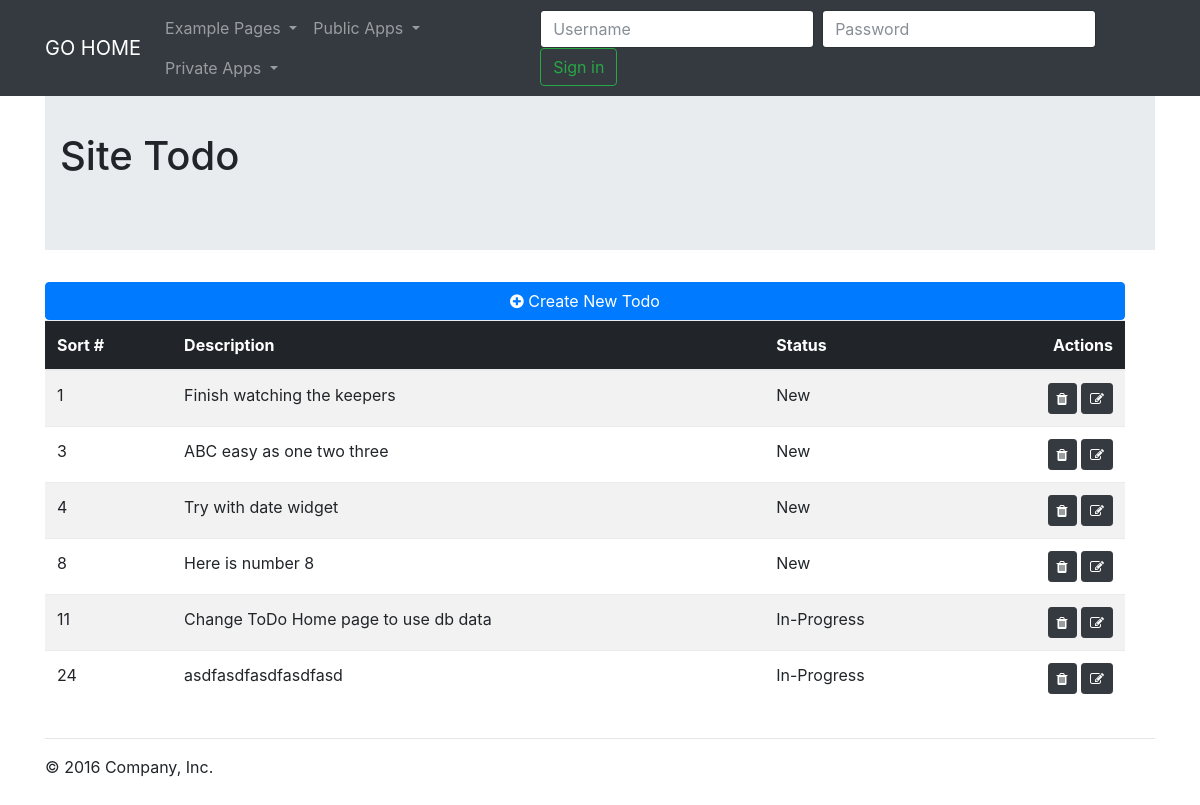
/todo/, run on the app's committed database.
### todo/models.py (models this page shows, shortened)
class ToDoItem(models.Model):
    sort_order = models.BigIntegerField(unique=True)
    status = models.ForeignKey(ToDoStatus)
    text = models.CharField(max_length=500)
    create_date = models.DateField('date created', null=True, default=timezone.now)
    due_date = models.DateField('date due', null=True, blank=True)
    user = models.ForeignKey('auth.User')

class ToDoStatus(models.Model):
    text = models.CharField(max_length=200)
    def __str__(self):
        return self.text

### todo/views.py (the view)
def home(request):
    todo_list = ToDoItem.objects.order_by('sort_order')
    context = {
        'todos': todo_list
    }
    return render(request, 'todo/home.html', context=context)

### todo/templates/todo/home.html
{% extends "main.html" %}
{% block jumbotronContent %}
    <h1>Site Todo</h1>
{% endblock %}
{% block bodyContent %}
    <div class="row col-md-12">
        <a class="btn btn-primary mx-auto btn-block" href="{% url 'todo:new' %}">
            <i class="fa fa-plus-circle"></i>
                Create New Todo
        </a>
        <table class="table table-striped">
            <thead class="thead-inverse">
            <tr>
                <th>Sort #</th>
                <th>Description</th>
                <th>Status</th>
                <th class="text-right">Actions</th>
            </tr>
            </thead>
            <tbody>
            {% for todo in todos %}
                <tr>
                    <td>{{ todo.sort_order }}</td>
                    <td>{{ todo.text }}</td>
                    <td>{{ todo.status }}</td>
                    <td class="text-right">
                        <a class="btn btn-sm btn-dark" href="{% url 'todo:delete' todo.id %}" role="button">
                            <i class="fa fa-trash"></i>
                        </a>
                        <a class="btn btn-sm btn-dark" href="{% url 'todo:edit' todo.id %}" role="button">
                            <i class="fa fa-edit"></i>
                        </a>
                    </td>
                </tr>
            {% endfor %}
            </tbody>
        </table>
    </div>
{% endblock %}

### static/src/css/main.css (style rules this page uses)
body { min-height: 2000px; padding-top: 70px; }

### data on the page
ToDoItem: sort_order "1", text "Finish watching the keepers", status "New"
ToDoItem: sort_order "3", text "ABC easy as one two three", status "New"
ToDoItem: sort_order "4", text "Try with date widget", status "New"
ToDoItem: sort_order "8", text "Here is number 8", status "New"
ToDoItem: sort_order "11", text "Change ToDo Home page to use db data", status "In-Progress"
ToDoItem: sort_order "24", text "asdfasdfasdfasdfasd", status "In-Progress"
